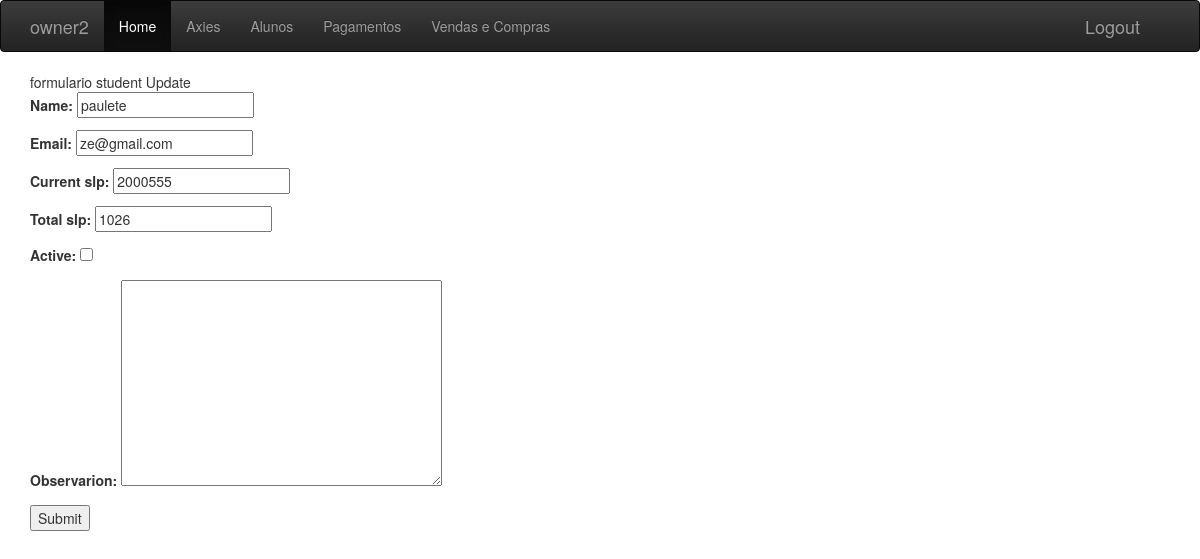
The page /student/update/1/ (signed in) on the database its author committed.
### manager/models.py (models this page shows, shortened)
class Student(models.Model):
    name = models.CharField(max_length=200)
    email = models.EmailField(max_length=100)
    start_date = models.DateField(blank=True, null=True)
    current_slp = models.PositiveIntegerField(default=0)
    total_slp = models.PositiveIntegerField(default=0)
    active = models.BooleanField(default=False)
    observarion = models.TextField(blank=True, null=True)
    ronin_id = models.CharField(max_length=42, null=True, blank=True)
    user = models.ForeignKey(User, related_name="userStudents", on_delete=models.DO_NOTHING)

### manager/views.py (the view)
# urls.py: path('student/update/<int:pk>/', views.StudentUpdateView.as_view(), name="student_update"),
class StudentUpdateView(LoginRequiredMixin, UpdateView):
    login_url = "/"
    form_class = StudentForm
    model = Student
    def get_form_kwargs(self, **kwargs):
        kwargs = super(StudentUpdateView, self).get_form_kwargs()
        kwargs["user_id"] = self.request.user.pk
        return kwargs

### manager/forms.py
class StudentForm(forms.ModelForm):
    class Meta():
        model = Student
        fields = ("name", "email", "current_slp", "total_slp", "active", "observarion", "user")
    def __init__(self, *args, user_id=None, **kwargs):
        super(StudentForm, self).__init__(*args, **kwargs)
        self.fields["user"].queryset = User.objects.filter(id=user_id)
        self.fields["user"].empty_label = None
        self.fields["user"].label = ""
        self.fields["user"].widget.attrs.update({"style": "display: none"})

### manager/templates/manager/student_form.html (shortened to what this page needs)
{% extends "manager/base.html" %}
{% block content %}
    formulario student
    {% if not form.instance.pk %}
        Create
    {% else %}
        Update
    {% endif %}
    <form method="POST">
        {{ form.as_p }}
        <input type="submit" value="Submit">
    </form>
{% endblock %}

### manager/templates/manager/base.html (shortened to what this page needs)
<!DOCTYPE html>
{% load static %}
<html>
  <head>
    <link rel="stylesheet" href="{% static 'css/bootstrap.css' %}" />
    <link rel="stylesheet" href="{% static 'css/bootstrap-theme.css' %}" />
  </head>
  <body>
    <nav class="navbar navbar-inverse">
      <div class="container">
        <div class="navbar-header">
          <a class="navbar-brand">{{ user.username }}</a>
        </div>
        <div class="navbar-collapse collapse">
          <ul class="nav navbar-nav">
            <li class="active"><a href="#">Home</a></li>
            <li><a href="{% url 'axie_list' %}">Axies</a></li>
            <li><a href="{% url 'student_list' %}">Alunos</a></li>
            <li><a href="{% url 'payment_list' %}">Pagamentos</a></li>
            <li><a href="{% url 'buyandsell_list' %}">Vendas e Compras</a></li>
          </ul>
          <div class="navbar-header" style="float: right">
            <a class="navbar-brand" href="{% url 'user_logout' %}">Logout</a>
          </div>
        </div>
      </div>
    </nav>
    <div class="container theme-showcase" role="main">
      {% block content %}
      {% endblock %}
    </div>
  </body>
</html>

### rows shown on the page
Student: name "paulete", email "ze@gmail.com", current_slp "2000555", total_slp "1026"

### other values the page prints
{{ user.username }} "owner2"
